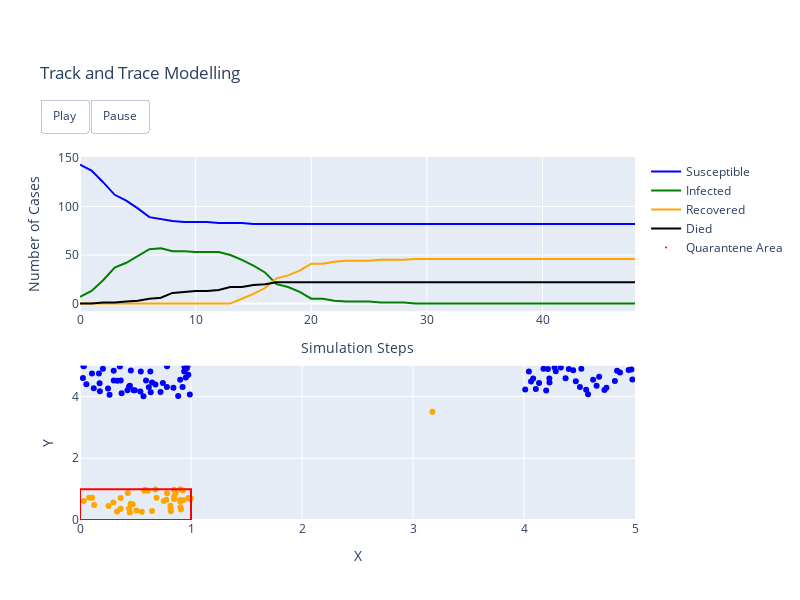

This figure's notebook cell:
### Code cell
replay_plot(negatives, positives, survivors, deaths, df, grid_max=grid_max, quar_grid=quarantene_grid)

### Figure 1 — Plotly figure (JSON) as saved in the notebook; plotly's stock layout.template omitted (floating-point values rounded to 4 significant figures)
{"data": [{"line": {"color": "blue", "width": 2}, "mode": "lines", "name": "Susceptible", "type": "scatter", "x": [0, 1, 2, 3, 4, 5, 6, 7, 8, 9, 10, 11, 12, 13, 14, 15, 16, 17, 18, 19, 20, 21, 22, 23, 24, 25, 26, 27, 28, 29, 30, 31, 32, 33, 34, 35, 36, 37, 38, 39, 40, 41, 42, 43, 44, 45, 46, 47, 48], "xaxis": "x", "y": [143, 137, 125, 112, 106, 98, 89, 87, 85, 84, 84, 84, 83, 83, 83, 82, 82, 82, 82, 82, 82, 82, 82, 82, 82, 82, 82, 82, 82, 82, 82, 82, 82, 82, 82, 82, 82, 82, 82, 82, 82, 82, 82, 82, 82, 82, 82, 82, 82, 82], "yaxis": "y"}, {"line": {"color": "green", "width": 2}, "mode": "lines", "name": "Infected", "type": "scatter", "x": [0, 1, 2, 3, 4, 5, 6, 7, 8, 9, 10, 11, 12, 13, 14, 15, 16, 17, 18, 19, 20, 21, 22, 23, 24, 25, 26, 27, 28, 29, 30, 31, 32, 33, 34, 35, 36, 37, 38, 39, 40, 41, 42, 43, 44, 45, 46, 47, 48], "xaxis": "x", "y": [7, 13, 24, 37, 42, 49, 56, 57, 54, 54, 53, 53, 53, 50, 45, 39, 32, 20, 17, 12, 5, 5, 3, 2, 2, 2, 1, 1, 1, 0, 0, 0, 0, 0, 0, 0, 0, 0, 0, 0, 0, 0, 0, 0, 0, 0, 0, 0, 0, 0], "yaxis": "y"}, {"line": {"color": "orange", "width": 2}, "mode": "lines", "name": "Recovered", "type": "scatter", "x": [0, 1, 2, 3, 4, 5, 6, 7, 8, 9, 10, 11, 12, 13, 14, 15, 16, 17, 18, 19, 20, 21, 22, 23, 24, 25, 26, 27, 28, 29, 30, 31, 32, 33, 34, 35, 36, 37, 38, 39, 40, 41, 42, 43, 44, 45, 46, 47, 48], "xaxis": "x", "y": [0, 0, 0, 0, 0, 0, 0, 0, 0, 0, 0, 0, 0, 0, 5, 10, 16, 26, 29, 34, 41, 41, 43, 44, 44, 44, 45, 45, 45, 46, 46, 46, 46, 46, 46, 46, 46, 46, 46, 46, 46, 46, 46, 46, 46, 46, 46, 46, 46, 46], "yaxis": "y"}, {"line": {"color": "black", "width": 2}, "mode": "lines", "name": "Died", "type": "scatter", "x": [0, 1, 2, 3, 4, 5, 6, 7, 8, 9, 10, 11, 12, 13, 14, 15, 16, 17, 18, 19, 20, 21, 22, 23, 24, 25, 26, 27, 28, 29, 30, 31, 32, 33, 34, 35, 36, 37, 38, 39, 40, 41, 42, 43, 44, 45, 46, 47, 48], "xaxis": "x", "y": [0, 0, 1, 1, 2, 3, 5, 6, 11, 12, 13, 13, 14, 17, 17, 19, 20, 22, 22, 22, 22, 22, 22, 22, 22, 22, 22, 22, 22, 22, 22, 22, 22, 22, 22, 22, 22, 22, 22, 22, 22, 22, 22, 22, 22, 22, 22, 22, 22, 22], "yaxis": "y"}, {"marker": {"color": "blue"}, "mode": "markers", "name": "Susceptible", "showlegend": false, "type": "scatter", "x": [4.275, 4.332, 4.215, 4.967, 4.976, 4.011, 4.063, 4.404, 4.504, 4.623, 4.044, 4.743, 4.375, 4.865, 4.725, 4.654, 4.286, 4.943, 4.23, 4.577, 4.2, 4.516, 4.56, 4.443, 4.107, 4.819, 4.677, 4.839, 4.176, 4.228, 4.083, 4.467, 4.136, 0.4498, 0.544, 0.9535, 0.4824, 0.304, 0.3375, 0.2663, 0.9896, 0.4275, 0.6491, 0.5947, 0.6338, 0.03529, 0.1704, 0.62, 0.941, 0.9698, 0.8417, 0.3594, 0.367, 0.1767, 0.7251, 0.1789, 0.02692, 0.7829, 0.5478, 0.9027, 0.9242, 0.5717, 0.494, 0.68, 0.3748, 0.2066, 0.8843, 0.2524, 0.9387, 0.7841, 0.4421, 0.7468, 0.02991, 0.9763, 0.9633, 0.9437, 0.05763, 0.1081, 0.4581, 0.1241, 0.6371, 0.3038], "xaxis": "x2", "y": [4.943, 4.939, 4.895, 4.878, 4.552, 4.234, 4.488, 4.895, 4.314, 4.542, 4.813, 4.289, 4.591, 4.777, 4.216, 4.349, 4.824, 4.865, 4.458, 4.079, 4.198, 4.899, 4.219, 4.85, 4.244, 4.502, 4.642, 4.841, 4.902, 4.584, 4.585, 4.495, 4.441, 4.351, 4.165, 4.621, 4.205, 4.522, 4.512, 4.062, 4.072, 4.209, 4.457, 4.524, 4.816, 4.986, 4.75, 4.306, 4.975, 4.999, 4.284, 4.975, 4.522, 4.429, 4.152, 4.169, 4.6, 4.312, 4.812, 4.547, 4.313, 4.01, 4.209, 4.39, 4.106, 4.905, 4.02, 4.259, 4.813, 4.984, 4.327, 4.438, 4.991, 4.709, 4.926, 4.835, 4.399, 4.749, 4.847, 4.267, 4.137, 4.841], "yaxis": "y2"}, {"marker": {"color": "green"}, "mode": "markers", "name": "Infected", "showlegend": false, "type": "scatter", "x": [10], "xaxis": "x2", "y": [10], "yaxis": "y2"}, {"marker": {"color": "orange"}, "mode": "markers", "name": "Recovered", "showlegend": false, "type": "scatter", "x": [0.3663, 0.7549, 0.557, 0.5078, 0.99, 0.7786, 0.3006, 0.8152, 0.4568, 0.93, 0.9099, 0.4423, 0.1277, 0.9272, 0.03359, 0.2567, 0.3664, 0.8146, 0.6895, 0.6484, 0.4744, 0.8192, 0.3339, 0.976, 0.9042, 0.4578, 0.8474, 0.5878, 0.9053, 0.8471, 0.4489, 3.175, 0.7845, 0.6794, 0.9027, 0.9983, 0.4283, 0.1092, 0.8615, 0.9005, 0.5785, 0.4306, 0.8297, 0.8488, 0.0829, 0.6105], "xaxis": "x2", "y": [0.365, 0.617, 0.2643, 0.309, 0.6723, 0.6555, 0.5686, 0.3577, 0.5268, 0.6418, 0.341, 0.3733, 0.4842, 0.9551, 0.6171, 0.4539, 0.7124, 0.4628, 0.7183, 0.2906, 0.5106, 0.2827, 0.2741, 0.7104, 0.4173, 0.5108, 0.6785, 0.9782, 0.9954, 0.9794, 0.2467, 3.512, 0.8699, 0.9893, 0.5963, 0.7071, -0.1731, 0.7224, 0.8645, 0.6454, 0.9454, 0.8717, -0.3348, 0.764, 0.7203, 0.9463], "yaxis": "y2"}, {"marker": {"color": "red", "size": 1}, "mode": "markers", "name": "Quarantene Area", "showlegend": true, "type": "scatter", "x": [0, 1], "xaxis": "x2", "y": [0, 1], "yaxis": "y2"}], "layout": {"height": 600, "shapes": [{"line": {"color": "red", "width": 2}, "type": "rect", "x0": 0, "x1": 1, "xref": "x2", "y0": 0, "y1": 1, "yref": "y2"}], "title": {"text": "Track and Trace Modelling"}, "updatemenus": [{"active": 0, "buttons": [{"args": [null, {"frame": {"duration": 100, "redraw": false}, "fromcurrent": true, "transition": {"duration": 10, "easing": "quadratic-in-out"}}], "label": "Play", "method": "animate"}, {"args": [[null], {"frame": {"duration": 0, "redraw": false}, "mode": "immediate", "transition": {"duration": 0}}], "label": "Pause", "method": "animate"}], "direction": "left", "pad": {"r": 10, "t": 87}, "showactive": false, "type": "buttons", "x": 0.14, "xanchor": "right", "y": 1.4, "yanchor": "top"}], "width": 800, "xaxis": {"anchor": "y", "autorange": true, "domain": [0, 1], "range": [0, 48], "title": {"text": "Simulation Steps"}, "type": "linear"}, "xaxis2": {"anchor": "y2", "domain": [0, 1], "range": [0, 5], "title": {"text": "X"}, "type": "linear"}, "yaxis": {"anchor": "x", "autorange": true, "domain": [0.575, 1], "range": [-7.944, 150.9], "title": {"text": "Number of Cases"}, "type": "linear"}, "yaxis2": {"anchor": "x2", "domain": [0, 0.425], "range": [0, 5], "title": {"text": "Y"}, "type": "linear"}}}
